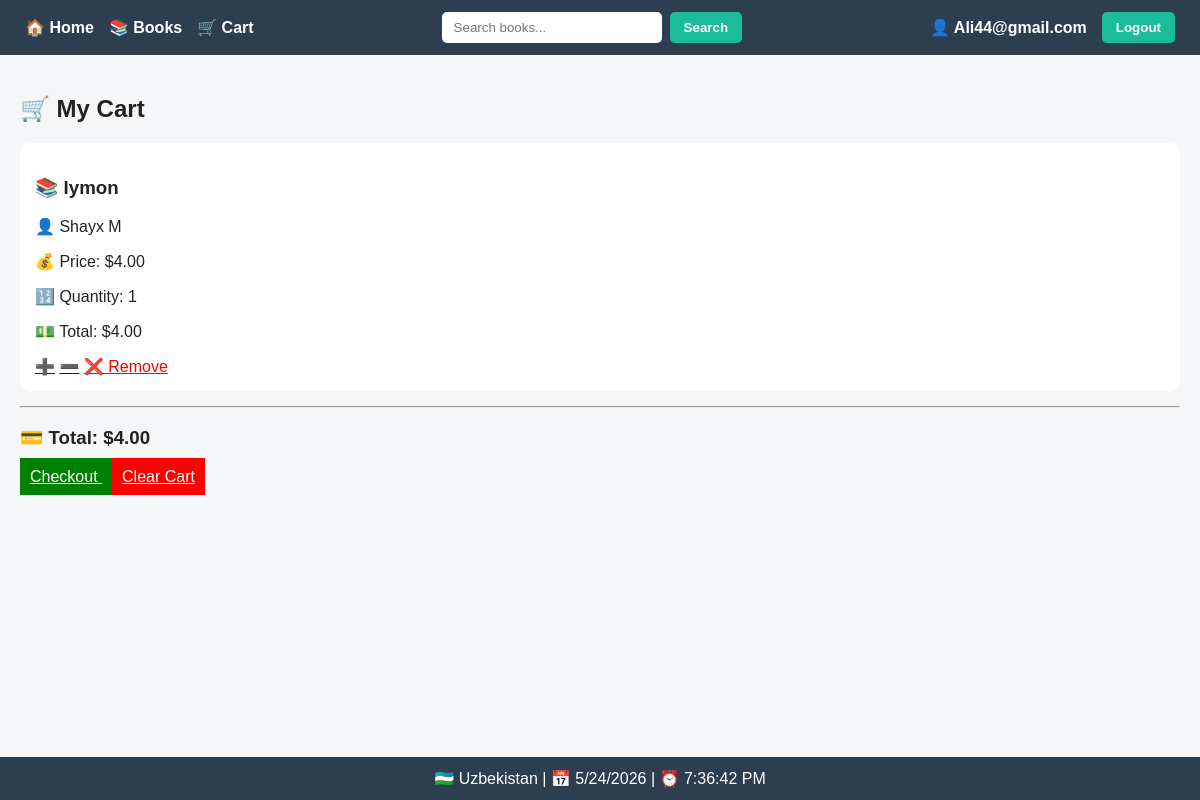
/books/cart/ (signed in), run on an earlier commit of the app's database.
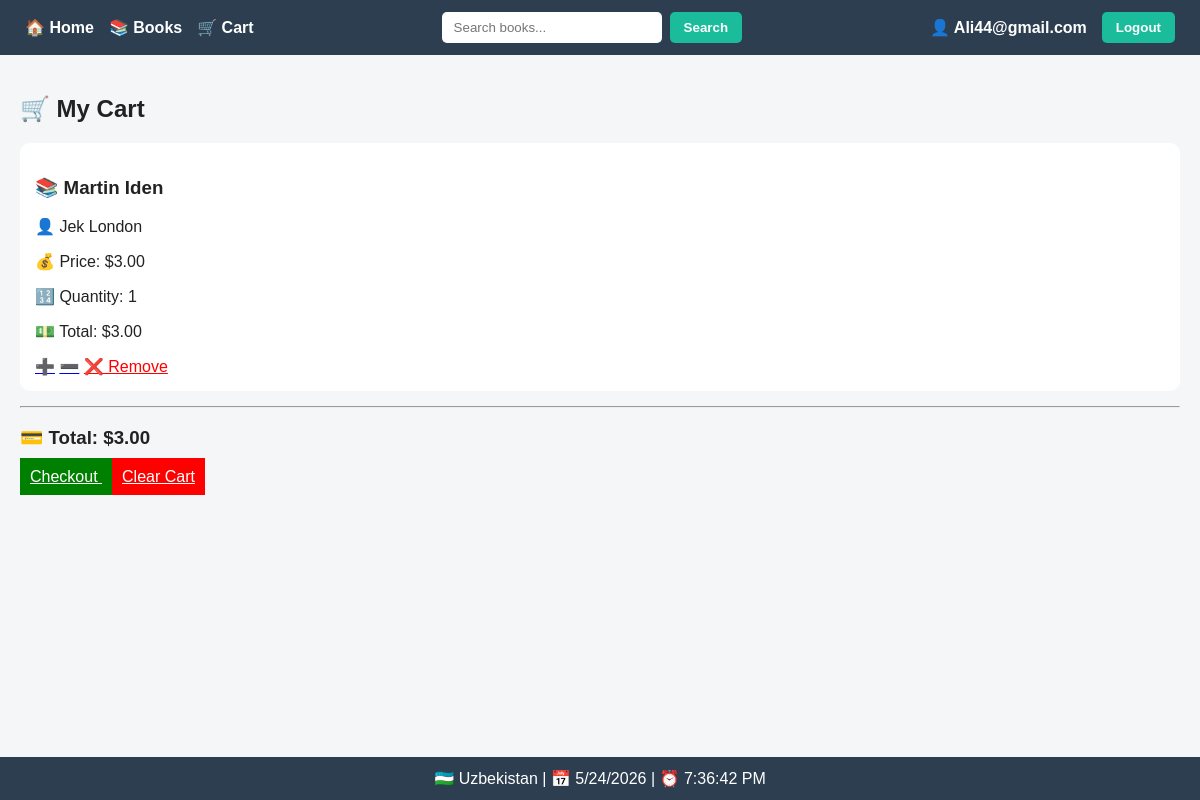
And on a later commit of the database.
### books/models.py (models this page shows, shortened)
class CartItem(models.Model):
    cart = models.ForeignKey(
        Cart,
        on_delete=models.CASCADE,
        related_name='items'
    )
    book = models.ForeignKey(
        Book,
        on_delete=models.CASCADE
    )
    quantity = models.PositiveIntegerField(default=1)

class Book(models.Model):
    title = models.CharField(max_length=255)
    author = models.CharField(max_length=255)
    image = models.ImageField(
        upload_to='books/',
        null=True,
        blank=True
    )
    price = models.DecimalField(
        max_digits=10,
        decimal_places=2
    )
    description = models.TextField(
        blank=True,
        null=True
    )
    is_deleted = models.BooleanField(default=False)

### books/views.py (the view)
@login_required
def cart_view(request):
    cart = get_cart(request.user)
    items = cart.items.select_related('book')
    total = sum(i.book.price * i.quantity for i in items)
    return render(request, 'books/cart.html', {
        'items': items,
        'total': total
    })

### books/views.py (called while the page is built)
def get_cart(user):
    if not user.is_authenticated:
        return None
    cart, _ = Cart.objects.get_or_create(user=user)
    return cart

### books/templates/books/cart.html
{% extends 'base.html' %}
{% block content %}
<h2>🛒 My Cart</h2>
{% if items %}
    {% for item in items %}
        <div style="background:white;padding:15px;margin-bottom:15px;border-radius:10px;">
            <h3>📚 {{ item.book.title }}</h3>
            <p>👤 {{ item.book.author }}</p>
            <p>💰 Price: ${{ item.book.price }}</p>
            <p>🔢 Quantity: {{ item.quantity }}</p>
            <p>💵 Total: ${{ item.book.price|floatformat:2 }}</p>
            <a href="{% url 'increase_item' item.id %}">➕</a>
            <a href="{% url 'decrease_item' item.id %}">➖</a>
            <a href="{% url 'remove_from_cart' item.id %}" style="color:red;">
                ❌ Remove
            </a>
        </div>
    {% endfor %}
    <hr>
    <h3>💳 Total: ${{ total }}</h3>
    <a href="{% url 'checkout' %}" style="background:green;color:white;padding:10px;">
        Checkout
    </a>
    <a href="{% url 'clear_cart' %}" style="background:red;color:white;padding:10px;">
        Clear Cart
    </a>
{% else %}
    <p>🛒 Cart empty</p>
{% endif %}
{% endblock %}

What changed in the data, as far as the page shows it:
removed CartItem: book "Iymon", book.author "Shayx M", book.price "4.00", quantity "1"
added CartItem: book "Martin Iden", book.author "Jek London", book.price "3.00", quantity "1"
Also different on the page:
{{ total }}: "4.00" → "3.00"
